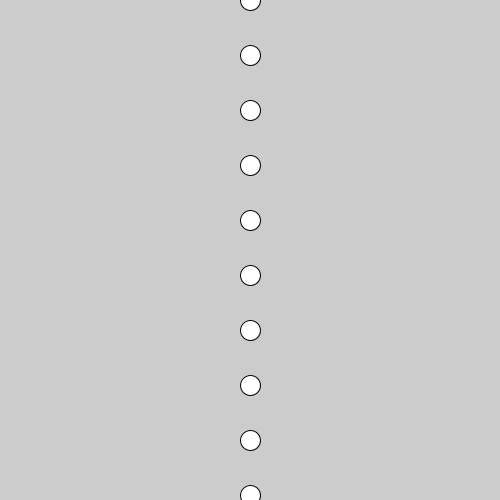
Frame 1 (no input)
Frame 60 (the mouse pressed at the canvas centre just before this capture): identical to frame 1, image omitted
Frame 120 (the mouse held since frame 60 and released just before this capture): identical to frame 1, image omitted

The Processing sketch that drew this single still picture (run headless with seeded random() and noise(); from frame 60 on, the mouse is pressed at the canvas centre):

// Processing sketch: Ellipses_Across_Screen
// ── Ellipses_Across_Screen.pde
int y;
int z;

void setup() {
  size(500, 500);
}

void draw() {
  while (z<10) {
    ellipse(width/2, y, 20, 20);
    z++;
    y+=height/9;
  }
}
